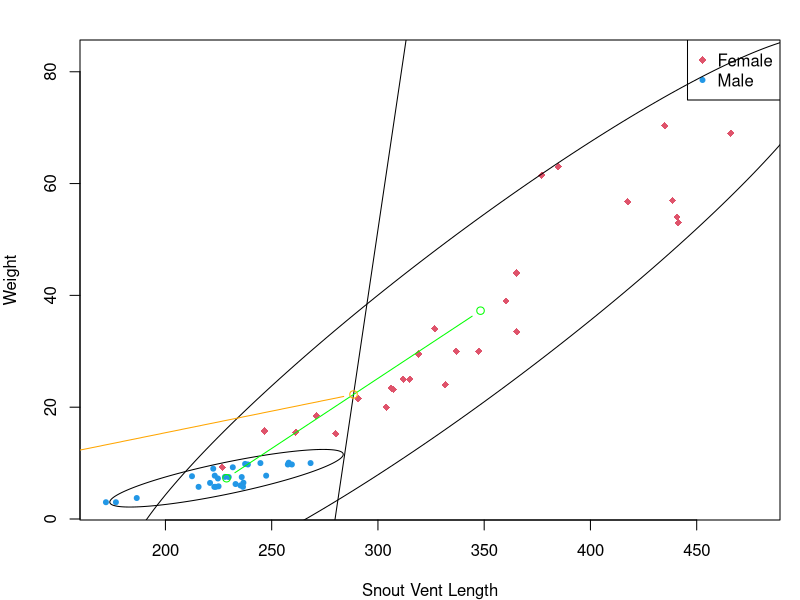

Write R code to recreate this figure.
## ---- chunk 1
knitr::opts_chunk$set(echo = TRUE)
## ---- chunk 2
library(MASS)
## ---- chunk 3
#import data
data <- read.table("data/anaconda.dat")

n1 <- 28
n2 <- 28

#set up X
X_1 <- as.matrix(data[1:n1,1:2])
X_2 <- as.matrix(data[(n1+1):(n1+n2),1:2])

names <- c('Snout Vent Length', 'Weight')
colnames(X_1)<- names
colnames(X_2) <- names

r <- length(names)

sampleMean<-function(X, n) {
  Ones <- rep(1,n)
  return (1/n * t(X)%*%Ones)
}

sampleCovariance<-function(X, n, sample_mean) {
  Ones <- rep(1,n)
  return (1/(n-1) * t(X - Ones%*%t(sample_mean))%*%(X - Ones%*%t(sample_mean)))
}
## ---- chunk 4
# Returns true if we reject the Ho: the populations are the same. Returns false if we fail to reject.
hotelling_test<-function(X_1, X_2, alpha=0.05, print=FALSE) {
  n1 <- length(X_1[,1])
  n2 <- length(X_2[,1])
  p <- length(X_1[1,])
  
  # Compute sample mean and S
  x1_sample_mean <- sampleMean(X_1, n1)
  x2_sample_mean <- sampleMean(X_2, n2)
  S1 <- sampleCovariance(X_1, n1, x1_sample_mean)
  S2 <- sampleCovariance(X_2, n2, x2_sample_mean)
  Spooled <- (n1-1)/(n1+n2-2) * S1 + (n2-1)/(n1+n2-2) * S2

  # Compute Hotelling's T^2 statistic
  diff <- x1_sample_mean - x2_sample_mean
  T_2 <- t(diff)%*%solve((1/n1 + 1/n2)*Spooled)%*%diff
  F <- (n1+n2-2)*p / (n1+n2-1-p) * qf(1-alpha, df1=p, df2=n1+n2-1-p)
  
  # Print the results if specified
  if (print) {
    cat('Reject if T_2 =', T_2, ' > ', F, '= F', fill=TRUE)
  }
  
  return (T_2 > F)
}

reject <- hotelling_test(X_1, X_2, alpha=0.05, print=TRUE)
cat('H_0: u_1 = u2. Hypothesis rejected? --->', reject)

## ---- chunk 5
# If x_0 is NULL, the classifier is printed and nothing else is done
fisher<-function(X_1, X_2, x_0=NULL) {
  n1 <- length(X_1[,1])
  n2 <- length(X_2[,1])
  
  # Compute sample mean and S
  x1_sample_mean <- sampleMean(X_1, n1)
  x2_sample_mean <- sampleMean(X_2, n2)
  S1 <- sampleCovariance(X_1, n1, x1_sample_mean)
  S2 <- sampleCovariance(X_2, n2, x2_sample_mean)
  Spooled <- (n1-1)/(n1+n2-2) * S1 + (n2-1)/(n1+n2-2) * S2
  
  # Compute the classification
  w <- t(x1_sample_mean - x2_sample_mean) %*% solve(Spooled)
  mid <- 1/2*(x1_sample_mean + x2_sample_mean)
  
  # Print our classifier or classify the value
  if (is.null(x_0))
    cat(w, '*(x_0 -', mid, ') >= 0')
  else {
    result <- w%*%(x_0 - mid)
    if (result >= 0) {
      return (1)
    }
    return (2) 
  }
}
## ---- chunk 6
# Use the classifier with our whole population, without predicting anything
fisher(X_1, X_2)
## ---- chunk 7
# Returns 0 if then prediction is correct, 1 otherwise. 
classify<-function(X_1, X_2, x_0, expeted_class) {
  if ( fisher(X_1, X_2, x_0) != expeted_class ) {
    return (1)
  }
  return (0)
}

# Use the classifier with our whole population, without predicting anything
errors <- 0
for (i in 1:n1) {
  errors <- errors + classify(X_1, X_2, X_1[i,], 1)
}
for (i in 1:n2) {
  errors <- errors + classify(X_1, X_2, X_2[i,], 2)
}
AER <- errors / (n1+n2)
cat( fractions(AER), '=', errors, '/', (n1+n2))
## ---- chunk 8
# Use the classifier with our whole population, without predicting anything
errors <- 0
for (i in 1:n1) {
  errors <- errors + classify(X_1[-i,], X_2, X_1[i,], 1)
}
for (i in 1:n2) {
  errors <- errors + classify(X_1, X_2[-i,], X_2[i,], 2)
}
EAER <- errors / (n1+n2)
cat( fractions(EAER), '=', errors, '/', (n1+n2))
## ---- chunk 9
#library(rrcov)
library(mixtools)
par(mfrow=c(1,1), mar=c(4,4,2,1))
plot(data$V1,data$V2,xlab=names[1],ylab=names[2],
     pch=rep(c(18,20),each=28),col=rep(c(2,4),each=28),main="")
legend("topright",legend=c("Female","Male"), pch=c(18,20), col=c(2,4),cex=1)

# Method 1
x1 <- X_1
x2 <- X_2

# compute sample mean vectors:
x1.mean <- colMeans(x1)
x2.mean <- colMeans(x2)

# compute pooled estimate for the covariance matrix:
S.u <- (n1-1)/(n1+n2-2) * var(x1) + (n2-1)/(n1+n2-2) * var(x2)
w <- solve(S.u)%*%(x1.mean-x2.mean)
w0 <- -(x1.mean+x2.mean)%*%w/2

lines(data[,1],-(w[1]*data[,1]+w0)/w[2])

lines(cbind(x1.mean, x2.mean))


alpha <- .05
ellipse(x1.mean, var(x1), alpha=alpha, npoints=250, newplot=FALSE)
ellipse(x2.mean, var(x2), alpha=alpha, npoints=250, newplot=FALSE)

# Compute line between mean points and the line w
points(c(x2.mean[1],x1.mean[1]), c(x2.mean[2],x1.mean[2]), type='b', col='green')
mid <- (x1.mean + x2.mean)/2
points(c(w[1], mid[1]), c(w[2], mid[2]), type='b', col='orange')
